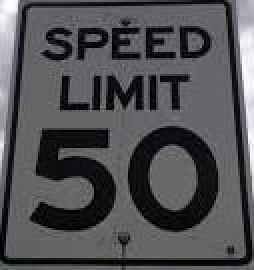
#> input picture complete-dataset/images/10.jpeg, 127 x 135 px (shown 2 times larger); its folder holds only this picture in this run
$ python synthetic_dataset.py
#> lines starting #> are read from the running program, lines starting #| are printed output that depends on the picture
#> in createSyntheticDataset, img is the input picture: PIL image 127x135 RGB; mean R, G, B 80.2, 79.7, 83.2
from PIL import Image, ImageEnhance
import os


# adjust contrast from 0.25 to 0.9 at intervals of 0.05
def applyContrast(directory, saveDirectory, image, pilImage):
#> called with directory = 'complete-dataset/images', saveDirectory = 'complete-dataset/all-images', image = '10.jpeg'
    img = pilImage.convert('RGB')
    enhancer = ImageEnhance.Contrast(img)
    for i in range(25, 90, 5):
        adjustVal = i / 100
        enhancer.enhance(adjustVal).save(os.path.join(saveDirectory, str(i) + 'contrast' + image))
#> this loop made 13 passes
#> pass 1, in applyContrast, `enhancer.enhance(adjustVal).save(os.path.join(saveDirectory, str(i) + ..`:
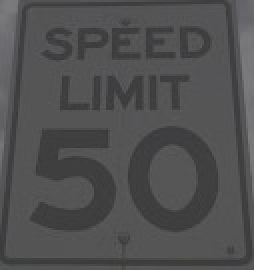
#> saved as 25contrast10.jpeg: PIL image 127x135 RGB (shown 2 times larger); mean R, G, B 79.7, 79.6, 80.4


# adjust color balance from 0.2 to 0.9 at intervals of 0.05
def applyColor(directory, saveDirectory, image, pilImage):
#> called with directory = 'complete-dataset/images', saveDirectory = 'complete-dataset/all-images', image = '10.jpeg'
    img = pilImage.convert('RGB')
    enhancer = ImageEnhance.Contrast(img)
    for i in range(20, 90, 5):
        adjustVal = i / 100
        enhancer.enhance(adjustVal).save(os.path.join(saveDirectory, str(i) + 'color' + image))


# adjust brightness from 0.5 to 0.9 at intervals of 0.05
def applyBrightness(directory, saveDirectory, image, pilImage):
#> called with directory = 'complete-dataset/images', saveDirectory = 'complete-dataset/all-images', image = '10.jpeg'
    img = pilImage.convert('RGB')
    enhancer = ImageEnhance.Contrast(img)
    for i in range(50, 90, 5):
        adjustVal = i / 100
        enhancer.enhance(adjustVal).save(os.path.join(saveDirectory, str(i) + 'brightness' + image))
#> this loop made 8 passes
#> pass 1, in applyBrightness, `enhancer.enhance(adjustVal).save(os.path.join(saveDirectory, str(i) + ..`:
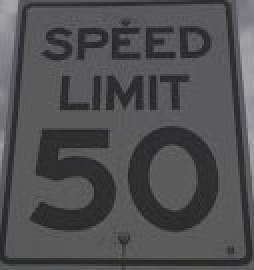
#> saved as 50brightness10.jpeg: PIL image 127x135 RGB (shown 2 times larger); mean R, G, B 79.9, 79.6, 81.3


# adjust sharpness from 0.25 to 0.9 at intervals of 0.05
def applySharpness(directory, saveDirectory, image, pilImage):
#> called with directory = 'complete-dataset/images', saveDirectory = 'complete-dataset/all-images', image = '10.jpeg'
    img = pilImage.convert('RGB')
    enhancer = ImageEnhance.Contrast(img)
    for i in range(25, 90, 5):
        adjustVal = i / 100
        enhancer.enhance(adjustVal).save(os.path.join(saveDirectory, str(i) + 'sharpness' + image))


def createSyntheticDataset(directory, saveDirectory):
    count = 0
    for image in os.listdir(directory):
        img = Image.open(os.path.join(directory, image))
        applyContrast(directory, saveDirectory, image, img)
        applyColor(directory, saveDirectory, image, img)
        applyBrightness(directory, saveDirectory, image, img)
        applySharpness(directory, saveDirectory, image, img)
        count += 1
        print(count)
        img.close()


imageDir = os.path.join(os.getcwd(), 'images')
saveDir = os.path.join(os.getcwd(), 'all-images')
createSyntheticDataset(imageDir, saveDir)

$ run again, on complete-dataset/images/12.jpeg
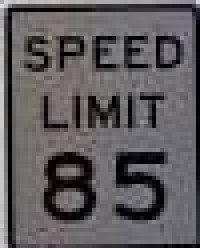
#> input picture complete-dataset/images/12.jpeg, 50 x 62 px (shown 4 times larger)
#> in createSyntheticDataset, img is the input picture: PIL image 50x62 RGB; mean R, G, B 94, 90.8, 93
#> the loop in applyContrast, `for i in range(25, 90, 5):` made 13 passes
#> pass 1, in applyContrast, `enhancer.enhance(adjustVal).save(os.path.join(saveDirectory, str(i) + ..`:
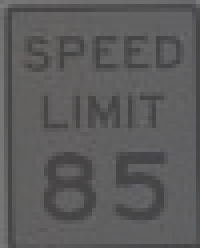
#> saved as 25contrast12.jpeg: PIL image 50x62 RGB (shown 4 times larger); mean R, G, B 92.1, 91.3, 91.9

$ run again, on complete-dataset/images/14.jpeg
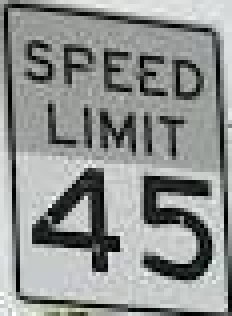
#> input picture complete-dataset/images/14.jpeg, 58 x 79 px (shown 4 times larger)
#> in createSyntheticDataset, img is the input picture: PIL image 58x79 RGB; mean R, G, B 143.3, 146.1, 144.2
#> the loop in applyContrast, `for i in range(25, 90, 5):` made 13 passes
#> pass 1, in applyContrast, `enhancer.enhance(adjustVal).save(os.path.join(saveDirectory, str(i) + ..`:
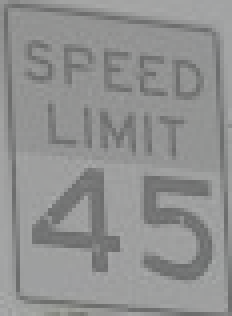
#> saved as 25contrast14.jpeg: PIL image 58x79 RGB (shown 4 times larger); mean R, G, B 144.2, 144.9, 144.4
#> the loop in applyBrightness, `for i in range(50, 90, 5):` made 8 passes
#> pass 2, in applyBrightness, `enhancer.enhance(adjustVal).save(os.path.join(saveDirectory, str(i) + ..`:
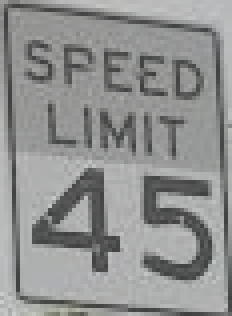
#> saved as 55brightness14.jpeg: PIL image 58x79 RGB (shown 4 times larger); mean R, G, B 143.6, 145.1, 144.1

$ run again, on complete-dataset/images/25.jpeg
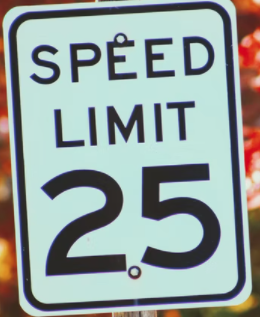
#> input picture complete-dataset/images/25.jpeg, 260 x 317 px
#> in createSyntheticDataset, img is the input picture: PIL image 260x317 RGBA; mean R, G, B, A 149.3, 160.9, 157.6, 255
#> img: PIL image 260x317 RGB
#> the loop in applyContrast, `for i in range(25, 90, 5):` made 13 passes
#> pass 1, in applyContrast, `enhancer.enhance(adjustVal).save(os.path.join(saveDirectory, str(i) + ..`:
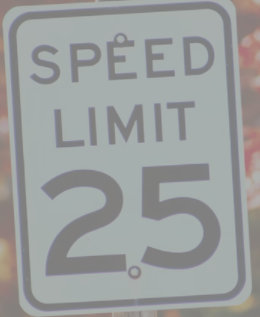
#> saved as 25contrast25.jpeg: PIL image 260x317 RGB; mean R, G, B 154.7, 157.6, 156.8
#> the loop in applyBrightness, `for i in range(50, 90, 5):` made 8 passes
#> pass 2, in applyBrightness, `enhancer.enhance(adjustVal).save(os.path.join(saveDirectory, str(i) + ..`:
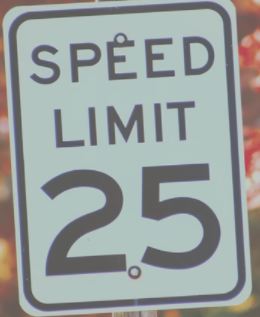
#> saved as 55brightness25.jpeg: PIL image 260x317 RGB; mean R, G, B 152.3, 158.7, 156.9

$ run again, on complete-dataset/images/101.jpg
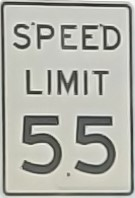
#> input picture complete-dataset/images/101.jpg, 135 x 198 px
#> in createSyntheticDataset, img is the input picture: PIL image 135x198 RGB; mean R, G, B 176.9, 177.6, 169.6
#> the loop in applyContrast, `for i in range(25, 90, 5):` made 13 passes
#> pass 1, in applyContrast, `enhancer.enhance(adjustVal).save(os.path.join(saveDirectory, str(i) + ..`:
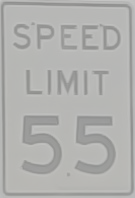
#> saved as 25contrast101.jpg: PIL image 135x198 RGB; mean R, G, B 176.6, 176.8, 174.8
#> the loop in applyBrightness, `for i in range(50, 90, 5):` made 8 passes
#> pass 2, in applyBrightness, `enhancer.enhance(adjustVal).save(os.path.join(saveDirectory, str(i) + ..`:
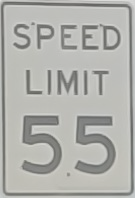
#> saved as 55brightness101.jpg: PIL image 135x198 RGB; mean R, G, B 176.5, 176.9, 172.5
